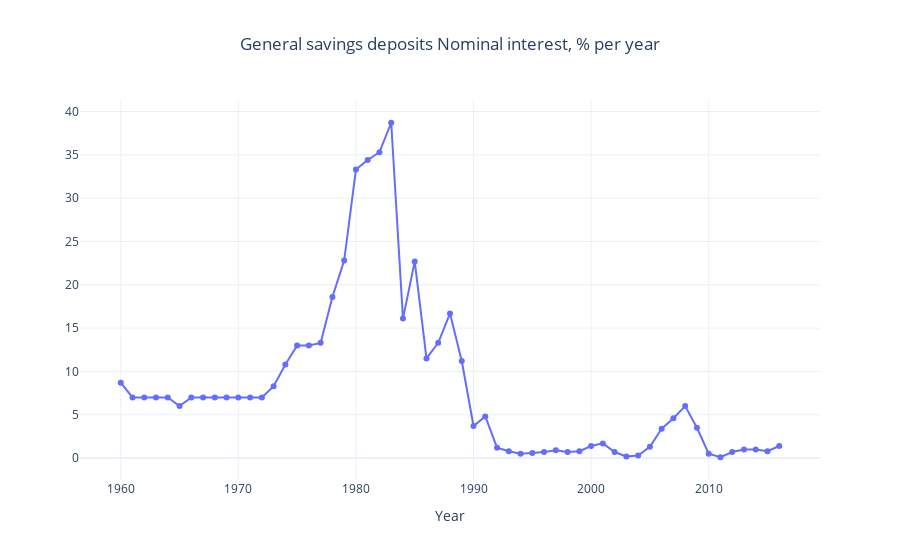

This figure's notebook cell:
### Code cell
def charts_Interest(variation:str)->go.Figure:
    Interest = pd.read_sql_query('SELECT * FROM Interest', conn)
    return (
        Interest
        .replace(r'^\.+$','0.0', regex=True)
        .astype(float)
        .plot(x = 'Year', y = variation, title = variation, kind='line', markers=True, template='plotly_white')
        .update_layout(title_x = 0.5)
        .update_yaxes(title_text = '')
    )


charts_Interest('General savings deposits Nominal interest, % per year')

### Figure 1 — Plotly figure (JSON) as saved in the notebook; plotly's stock layout.template omitted (floating-point values rounded to 4 significant figures)
{"data": [{"hovertemplate": "Year=%{x}<br>General savings deposits Nominal interest, % per year=%{y}<extra></extra>", "legendgroup": "", "line": {"color": "#636efa", "dash": "solid"}, "marker": {"symbol": "circle"}, "mode": "lines+markers", "name": "", "orientation": "v", "showlegend": false, "type": "scatter", "x": [1960, 1961, 1962, 1963, 1964, 1965, 1966, 1967, 1968, 1969, 1970, 1971, 1972, 1973, 1974, 1975, 1976, 1977, 1978, 1979, 1980, 1981, 1982, 1983, 1984, 1985, 1986, 1987, 1988, 1989, 1990, 1991, 1992, 1993, 1994, 1995, 1996, 1997, 1998, 1999, 2000, 2001, 2002, 2003, 2004, 2005, 2006, 2007, 2008, 2009, 2010, 2011, 2012, 2013, 2014, 2015, 2016], "xaxis": "x", "y": [8.7, 7, 7, 7, 7, 6, 7, 7, 7, 7, 7, 7, 7, 8.3, 10.8, 13, 13, 13.3, 18.6, 22.8, 33.3, 34.4, 35.3, 38.7, 16.1, 22.7, 11.5, 13.3, 16.7, 11.2, 3.7, 4.8, 1.2, 0.8, 0.5, 0.6, 0.7, 0.9, 0.7, 0.8, 1.4, 1.7, 0.7, 0.2, 0.3, 1.3, 3.4, 4.6, 6, 3.5, 0.5, 0.1, 0.7, 1, 1, 0.8, 1.4], "yaxis": "y"}], "layout": {"legend": {"tracegroupgap": 0}, "title": {"text": "General savings deposits Nominal interest, % per year", "x": 0.5}, "xaxis": {"anchor": "y", "domain": [0, 1], "title": {"text": "Year"}}, "yaxis": {"anchor": "x", "domain": [0, 1], "title": {"text": ""}}}}
